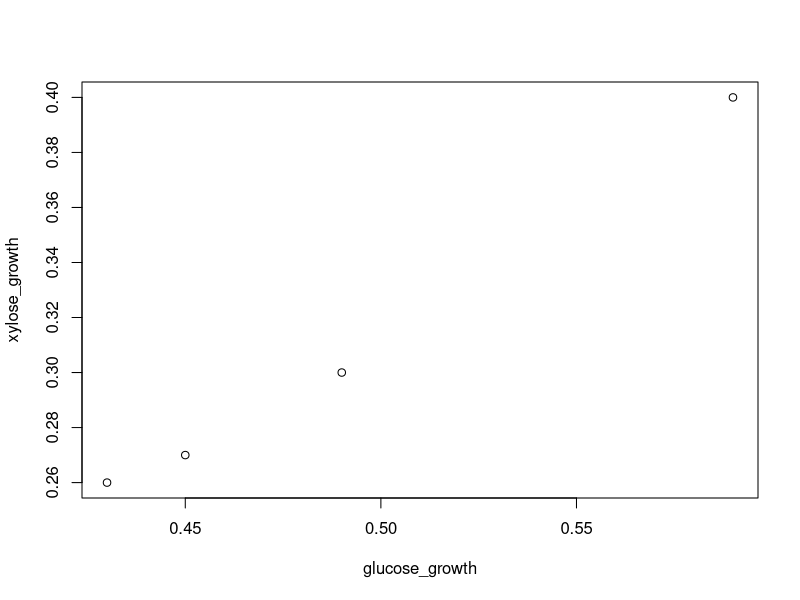

Here is the R script that generated this plot:
## ---- chunk 1
knitr::opts_chunk$set(echo = TRUE, error = TRUE, warning = TRUE)
## ---- chunk 2
ln_1_to_10 <- log(1:10)
ln_1_to_10
## ---- chunk 3
round(ln_1_to_10, 2)
## ---- chunk 4
plant_heights <- c("soil_A_low" = 5.9,
                   "soil_A_med" = 7.2,
                   "soil_A_high" = 6.8,
                   "soil_B_low" = 3.6,
                   "soil_B_med" = 4.2,
                   "soil_B_high" = 3.9)
## ---- chunk 5
newnames <- gsub("soil_", "s", 
                 names(plant_heights))
newnames
## ---- chunk 6
names(plant_heights) <- newnames
plant_heights
## ---- chunk 7
grepl("sA", names(plant_heights))
## ---- chunk 8
plant_heights[grepl("sA", names(plant_heights))]
## ---- chunk 9
length(plant_heights)
## ---- chunk 10
min(plant_heights)
## ---- chunk 11
max(plant_heights)
## ---- chunk 12
mean(plant_heights)
## ---- chunk 13
sum(plant_heights)
## ---- chunk 14
sd(plant_heights)
## ---- chunk 15
plant_heights[grepl("sA", names(plant_heights))]
## ---- chunk 16
mean(plant_heights[grepl("sA", names(plant_heights))])
## ---- chunk 17
mean(plant_heights[grepl("sB", names(plant_heights))])
## ---- chunk 18
summary(plant_heights)
## ---- chunk 19
plant_heights > 7
## ---- chunk 20
any(plant_heights > 7)
## ---- chunk 21
all(plant_heights > 7)
## ---- chunk 22
all(plant_heights > 3)
## ---- chunk 23
2 * plant_heights
## ---- chunk 24
plant_heights - 1
## ---- chunk 25
2:4 + 10:12
## ---- chunk 26
2:7 + c(2, 1, 5)
## ---- chunk 27
c(4, 10, 7) / c(2, 1, 2, 1, 2)
## ---- chunk 28
c(4, 10, 7) - 1
## ---- chunk 29
glucose_growth <- c(0.59, 0.43, 0.45, 0.49)
xylose_growth <- c(0.40, 0.26, 0.27, 0.30)
media <- c("YP", "DM", "YNB", "SC")
names(glucose_growth) <- media
names(xylose_growth) <- media
## ---- chunk 30
plot(glucose_growth, xylose_growth)
## ---- chunk 31
cor(glucose_growth, xylose_growth)
## ---- chunk 32
t.test(glucose_growth, xylose_growth, paired = TRUE)
## ---- chunk 33
YP_glucose_reps <- c(0.58, 0.62, 0.60, 0.57, 0.58)
YP_xylose_reps <- c(0.41, 0.36, 0.42, 0.43, 0.38)
## ---- chunk 34
t.test(YP_glucose_reps, YP_xylose_reps)
